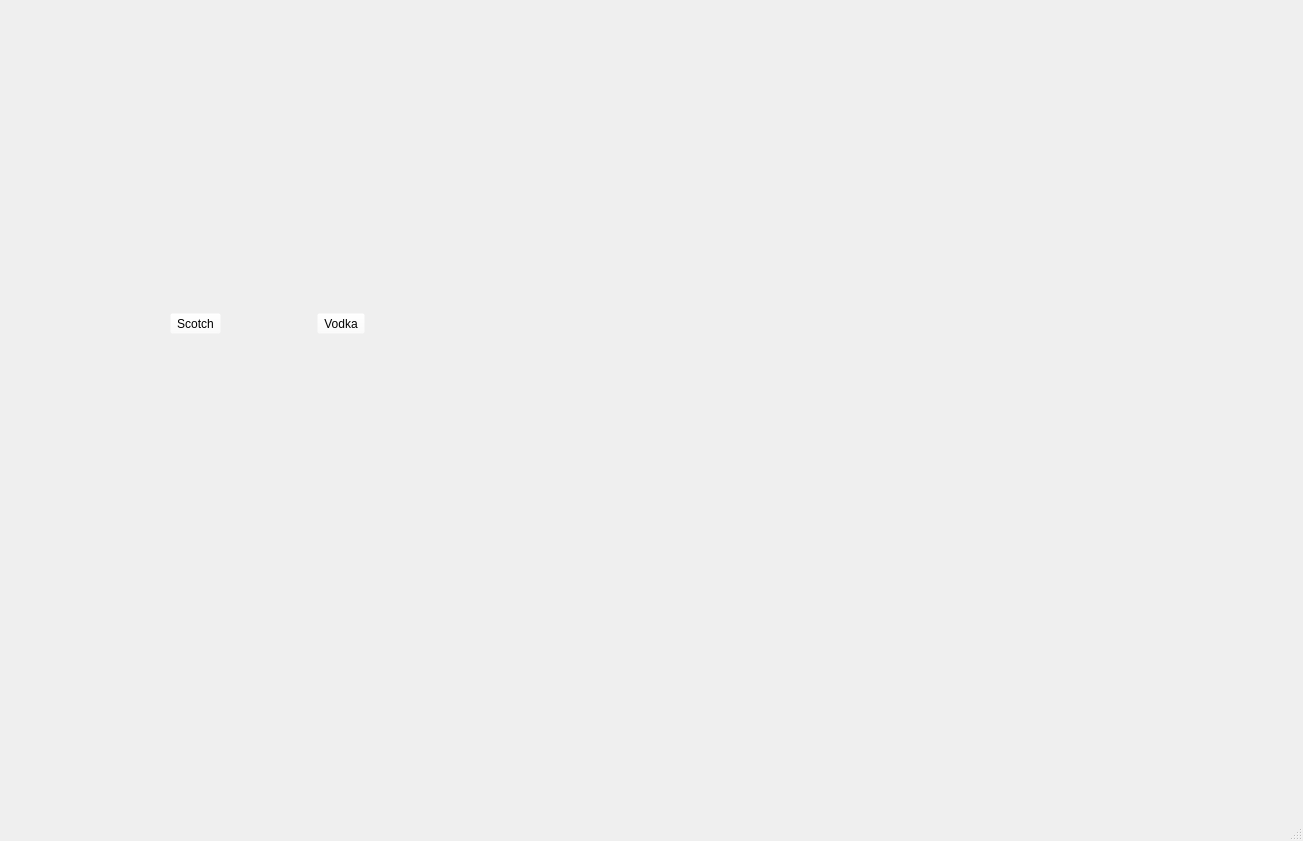
<?xml version="1.0" encoding="UTF-8"?>
<ui version="4.0">
 <class>MainWindow</class>
 <widget class="QMainWindow" name="MainWindow">
  <property name="geometry">
   <rect>
    <x>0</x>
    <y>0</y>
    <width>1303</width>
    <height>841</height>
   </rect>
  </property>
  <property name="windowTitle">
   <string>MainWindow</string>
  </property>
  <property name="layoutDirection">
   <enum>Qt::LeftToRight</enum>
  </property>
  <property name="toolButtonStyle">
   <enum>Qt::ToolButtonTextUnderIcon</enum>
  </property>
  <widget class="QWidget" name="centralwidget">
   <widget class="QWidget" name="horizontalLayoutWidget">
    <property name="geometry">
     <rect>
      <x>80</x>
      <y>260</y>
      <width>377</width>
      <height>127</height>
     </rect>
    </property>
    <layout class="QHBoxLayout" name="bottlesLayout">
     <item>
      <widget class="QToolButton" name="scotchButton">
       <property name="autoFillBackground">
        <bool>false</bool>
       </property>
       <property name="styleSheet">
        <string notr="true">background-color: rgba(255, 255, 255, 0);</string>
       </property>
       <property name="text">
        <string>Scotch</string>
       </property>
       <property name="icon">
        <iconset resource="Resources.qrc">
         <normaloff>:/Images/ScotchImage.png</normaloff>:/Images/ScotchImage.png</iconset>
       </property>
       <property name="iconSize">
        <size>
         <width>150</width>
         <height>100</height>
        </size>
       </property>
       <property name="toolButtonStyle">
        <enum>Qt::ToolButtonTextUnderIcon</enum>
       </property>
      </widget>
     </item>
     <item>
      <widget class="QToolButton" name="vodkaButton">
       <property name="autoFillBackground">
        <bool>false</bool>
       </property>
       <property name="styleSheet">
        <string notr="true">background-color: rgba(255, 255, 255, 0);</string>
       </property>
       <property name="text">
        <string>Vodka</string>
       </property>
       <property name="icon">
        <iconset resource="Resources.qrc">
         <normaloff>:/Images/ScotchImage.png</normaloff>:/Images/ScotchImage.png</iconset>
       </property>
       <property name="iconSize">
        <size>
         <width>150</width>
         <height>100</height>
        </size>
       </property>
       <property name="toolButtonStyle">
        <enum>Qt::ToolButtonTextUnderIcon</enum>
       </property>
      </widget>
     </item>
    </layout>
   </widget>
   <widget class="QLabel" name="backgroundLabel">
    <property name="geometry">
     <rect>
      <x>16</x>
      <y>13</y>
      <width>1041</width>
      <height>791</height>
     </rect>
    </property>
    <property name="styleSheet">
     <string notr="true">image: url(:/Images/BarPhoto.png);</string>
    </property>
    <property name="text">
     <string/>
    </property>
   </widget>
   <zorder>backgroundLabel</zorder>
   <zorder>horizontalLayoutWidget</zorder>
  </widget>
  <widget class="QMenuBar" name="menubar">
   <property name="geometry">
    <rect>
     <x>0</x>
     <y>0</y>
     <width>1303</width>
     <height>21</height>
    </rect>
   </property>
  </widget>
  <widget class="QStatusBar" name="statusbar"/>
 </widget>
 <resources>
  <include location="Resources.qrc"/>
 </resources>
 <connections/>
</ui>
